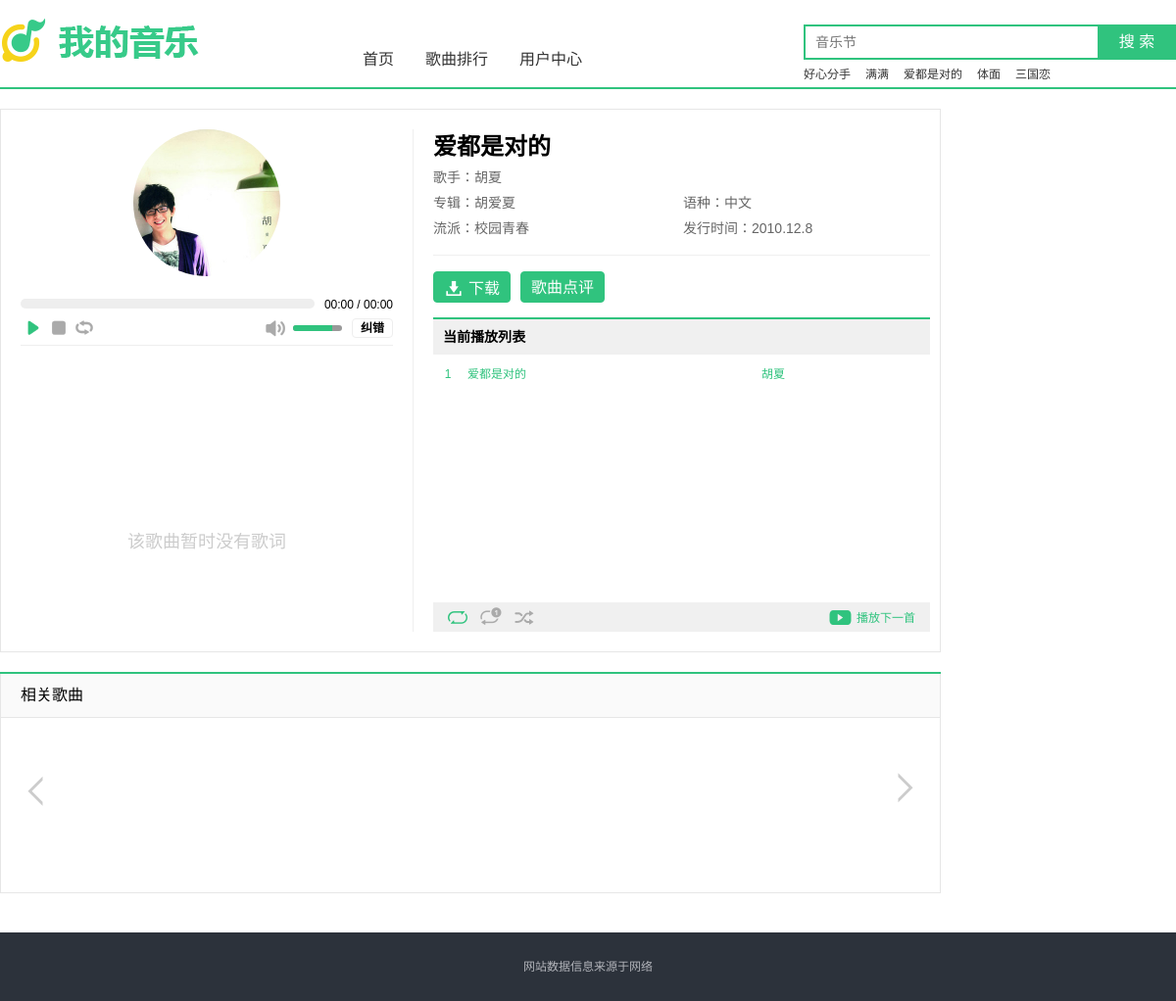
The page /play/1.html on the database its author committed.
### index/models.py (models this page shows, shortened)
class Dynamic(models.Model):
    dynamic_id = models.AutoField('序号', primary_key=True)
    song = models.ForeignKey(Song, on_delete=models.CASCADE, verbose_name='歌名')
    dynamic_plays = models.IntegerField('播放次数')
    dynamic_search = models.IntegerField('搜索次数')
    dynamic_down = models.IntegerField('下载次数')
    class Meta:
        verbose_name = '歌曲动态'
        verbose_name_plural = '歌曲动态'

class Song(models.Model):
    song_id = models.AutoField('序号', primary_key=True)
    song_name = models.CharField('歌名', max_length=50)
    song_singer = models.CharField('歌手', max_length=50)
    song_time = models.CharField('时长', max_length=10)
    song_album = models.CharField('专辑', max_length=50)
    song_languages = models.CharField('语种', max_length=20)
    song_type = models.CharField('类型', max_length=20)
    song_release = models.CharField('发行时间', max_length=20)
    song_img = models.CharField('图片', max_length=50)
    song_lyrics = models.CharField('歌词', max_length=50, default='暂无歌词')
    song_file = models.CharField('歌曲文件', max_length=50)
    label = models.ForeignKey(Label, on_delete=models.CASCADE, verbose_name='歌曲分类')
    class Meta:
        verbose_name = '歌曲信息'
        verbose_name_plural = '歌曲信息'

### play/views.py (the view)
# urls.py: path('<int:song_id>.html', views.playView, name='play'),
def playView(request, song_id):
    search_song = Dynamic.objects.select_related('song').order_by('-dynamic_search').all()[:6]
    song_info = Song.objects.get(song_id=int(song_id))
    play_list = request.session.get('play_list', [])
    song_exist = False
    if play_list:
        for i in play_list:
            if int(song_id) == i['song_id']:
                song_exist = True
    if song_exist == False:
        play_list.append({'song_id': int(song_id), 'song_name': song_info.song_name, 'song_singer': song_info.song_singer, 'song_time': song_info.song_time})
        request.session['play_list'] = play_list
    if song_info.song_lyrics != '暂无歌词':
        f = open('static/songLyric/' + song_info.song_lyrics, 'r', encoding='utf-8')
        song_lyrics = f.read()
        f.close()
    song_type = Song.objects.values('song_type').get(song_id=song_id)['song_type']
    song_relevant = Dynamic.objects.select_related('song').filter(song__song_type=song_type).order_by('-dynamic_plays').all()[:6]
    dynamic_info = Dynamic.objects.filter(song_id=int(song_id)).first()
    if dynamic_info:
        dynamic_info.dynamic_plays += 1
        dynamic_info.save()
    else:
        dynamic_info = Dynamic(dynamic_plays=1, dynamic_search=0, dynamic_down=0, song_id=song_id)
        dynamic_info.save()
    return render(request, 'play.html', locals())

### index/templates/play.html (shortened to what this page needs)
{% extends "title_base.html"  %}
{% block title  %}
{% load staticfiles %}
<link type="text/css" rel="stylesheet" href="{% static "css/common.css" %}">
<link type="text/css" rel="stylesheet" href="{% static "css/play.css" %}">
</head>
<body>
	<div class="header">
		<a href="/" class="logo" title="首页"><img src="{% static "image/logo.png" %}"></a>
		<div class="search-box">
            <form id="searchForm" action="{% url 'search' 1 %}" method="post" target="_blank">
            <div class="search-keyword">
              <input id="kword" name="kword" type="text" class="keyword" maxlength="120" placeholder="音乐节"  />
            </div>
            <input id="subSerch" type="submit" class="search-button" value="搜 索" />
            </form>
            <div class="search-hot-words">
                {% for song in search_song  %}
                <a target="play" href="{% url 'play' song.song.song_id %}" >{{ song.song.song_name }}</a>
                {% endfor  %}
            </div>
		</div>
	</div>
	<div class="nav-box">
		<div class="nav-box-inner">
			<ul class="nav clearfix">
				<li><a href="/">首页</a></li>
				<li><a href="{% url 'ranking' %}" target="_blank">歌曲排行</a></li>
	    	    <li><a href="{% url 'home' 1 %}" target="_blank">用户中心</a></li>
			</ul>
		</div>
	</div>
	<div class="wrapper clearfix">
        <div class="content">
            <div class="product-detail-box clearfix">
                <div class="product-pics">
                    <div class="music_box">
                        <div class="jp_img layz_load pic_po" title="点击播放"><img data-src={% static "songImg/" %}{{ song_info.song_img }}></div>
                        <div id="jp_container_1" class="jp-audio">
                            <div class="jp-gui jp-interface">
                                <div class="jp-time-holder clearfix">
                                    <div class="jp-progress">
                                        <div class="jp-seek-bar">
                                        </div>
                                    </div>
                                    <div class="jp-time">
                                        <span class="jp-current-time"></span> /
                                        <span class="jp-duration"></span>
                                    </div>
                                </div>
                                <div class="song_error_corr" id="songCorr">
                                    <b class="err_btn">纠错</b>
                                </div>
                                <div class="jp-volume-bar">
                                    <div class="jp-volume-bar-value"></div>
                                </div>
                                <ul class="jp-controls clearfix">
                                    <li><a class="jp-play" tabindex="1" title="play"></a><a class="jp-pause" tabindex="1" title="pause"></a></li>
                                    <li><a class="jp-stop" tabindex="1" title="stop"></a></li>
                                    <li><a class="jp-repeat" tabindex="1" title="repeat"></a><a class="jp-repeat-off" tabindex="1" title="repeat off"></a></li>
                                    <li class="sound"><a class="jp-mute" tabindex="1" title="mute"></a><a class="jp-unmute" tabindex="1" title="unmute"></a></li>
                                </ul>
                            </div>
                        </div>
                        <div class="jplayer_content">
                        </div>
                    </div>
                </div>
                <div class="product-detail-main">
                    <div class="product-price">
                        <h1 id="currentSong" >{{ song_info.song_name }}</h1>
                        <div class="product-price-info">
                            <span>歌手：{{ song_info.song_singer }}</span>
                        </div>
                        <div class="product-price-info">
                            <span>专辑：{{ song_info.song_album }}</span>
                            <span>语种：{{ song_info.song_languages }}</span>
                        </div>
                        <div class="product-price-info">
                            <span>流派：{{ song_info.song_type }}</span>
                            <span>发行时间：{{ song_info.song_release }}</span>
                        </div>
                    </div>
                    <div class="product-comment">
                        <div class="links clearfix">
                            <a class="minimum-link-A click_down" href="{% url 'download' song_info.song_id %}">下载</a>
                            <a class="minimum-link-A" href="{% url 'comment' song_info.song_id %}" >歌曲点评</a>
                        </div>
                        <h3 class="list_title">当前播放列表</h3>
                        <ul class="playing-li" id="songlist">
                            {% for list in play_list %}
                            {%if list.song_id == song_info.song_id %}
                            <li data-id="{{list.song_id}}" class="current">
                            {%else %}
                            <li data-id="{{list.song_id}}">
                            {%endif %}
                            <span class="num">{{forloop.counter}}</span>
                            <a class="name" href="{% url 'play' list.song_id %}" target="play" >{{list.song_name}}</a>
                            <a class="singer" href="javascript:;" target="_blank" >{{list.song_singer}}</a>
                            </li>
                            {%endfor %}
                        </ul>
                        <div class="nplayL-btns" id="playleixin">
                        <ul>
                            <li class="order current" data-run="order">
                                <a class="icon" href="javascript:void(0)" title="顺序播放"></a>
                            </li>
                            <li class="single" data-run="single">
                                <a class="icon" title="单曲循环" href="javascript:void(0)"></a>
                            </li>
                            <li class="random" data-run="random">
                                <a class="icon" title="随机播放" href="javascript:void(0)"></a>
                            </li>
                            <li class="next" data-run="next">
                                <a href="javascript:void(0)">播放下一首</a>
                            </li>
                            </ul>
                        </div>
                    </div>
                </div>
            </div>
            <div class="section">
                <div class="section-header">
                    <h3>相关歌曲</h3>
                </div>
                <div class="section-content">
                    <div class="parts-box">
                        <a href="javascript:;" target="_self" id="J_PartsPrev" class="prev-btn"><i></i></a>
                        <div class="parts-slider" id="J_PartsList">
                            <div class="parts-list-wrap f_w">
                            </div>
                        </div>
                        <a href="javascript:;" target="_self" id="J_PartsNext" class="next-btn"><i></i></a>
                    </div>
                </div>
            </div>
        </div>
    </div>
{% endblock  %}

### static/css/common.css (style rules this page uses)
blockquote,body,button,dd,dl,dt,fieldset,form,h1,h2,h3,h4,h5,h6,hr,input,legend,li,ol,p,pre,td,textarea,th,ul { margin:0;padding:0 }
ol,ul { list-style:none }
body { font:12px/1.5 Arial;-webkit-text-size-adjust:none }
button,input,select { vertical-align:middle;font-size:100%;outline:0 }
fieldset,img { border:0 none }
i { font-style:normal }
a { color:#333;text-decoration:none;outline:0 }
.clearfix:after { content:".";display:block;height:0;clear:both;visibility:hidden;font-size:0 }
.f_w { position:absolute;width:1000% }
.header { width:1200px;height:80px;padding:0;margin:10px auto 0 }
.header .logo { float:left;width:214px;height:54px;margin:10px 0 0 0;overflow:hidden }
.search-box { position:relative;z-index:50;float:right;width:302px;padding:0 78px 0 0;margin:10px 0 0 }
.search-box .search-keyword { position:relative;padding:6px 10px;height:20px;overflow:hidden;zoom:1;border:2px solid #30C37E;background:#fff }
.search-box .keyword { float:left;width:278px;height:20px;border:0 none;outline:0 none;font:14px/20px arial;color:#999 }
.search-box .search-button { position:absolute;right:0;top:0;width:80px;height:36px;border:0 none;background-color:#30C37E;color:#fff;font:16px/34px 'Microsoft YaHei',arial;overflow:hidden;cursor:pointer;outline:0 none }
.search-box .search-hot-words { margin:5px 0 0;height:20px;line-height:20px;overflow:hidden }
.search-box .search-hot-words a { float:left;margin:0 15px 0 0 }
.nav-box { margin-top:-50px;border-bottom:2px solid #30C37E }
.nav-box-inner { width:1200px;margin:0 auto }
.nav-box .nav { padding:0 0 12px 360px;height:32px;line-height:32px }
.nav li { float:left;height:32px;margin-right:12px }
.nav-box .nav li a { position:relative;float:left;padding:0 10px;font:16px/2 'Microsoft YaHei';color:#333;white-space:nowrap }

### rows shown on the page
Dynamic: song.song_name "好心分手"
Dynamic: song.song_name "满满"
Dynamic: song.song_name "爱都是对的"
Dynamic: song.song_name "体面"
Dynamic: song.song_name "三国恋"
Song: song_img (picture), song_name "爱都是对的", song_singer "胡夏", song_album "胡爱夏", song_languages "中文", song_type "校园青春", song_release "2010.12.8", song_name "爱都是对的", song_singer "胡夏"
